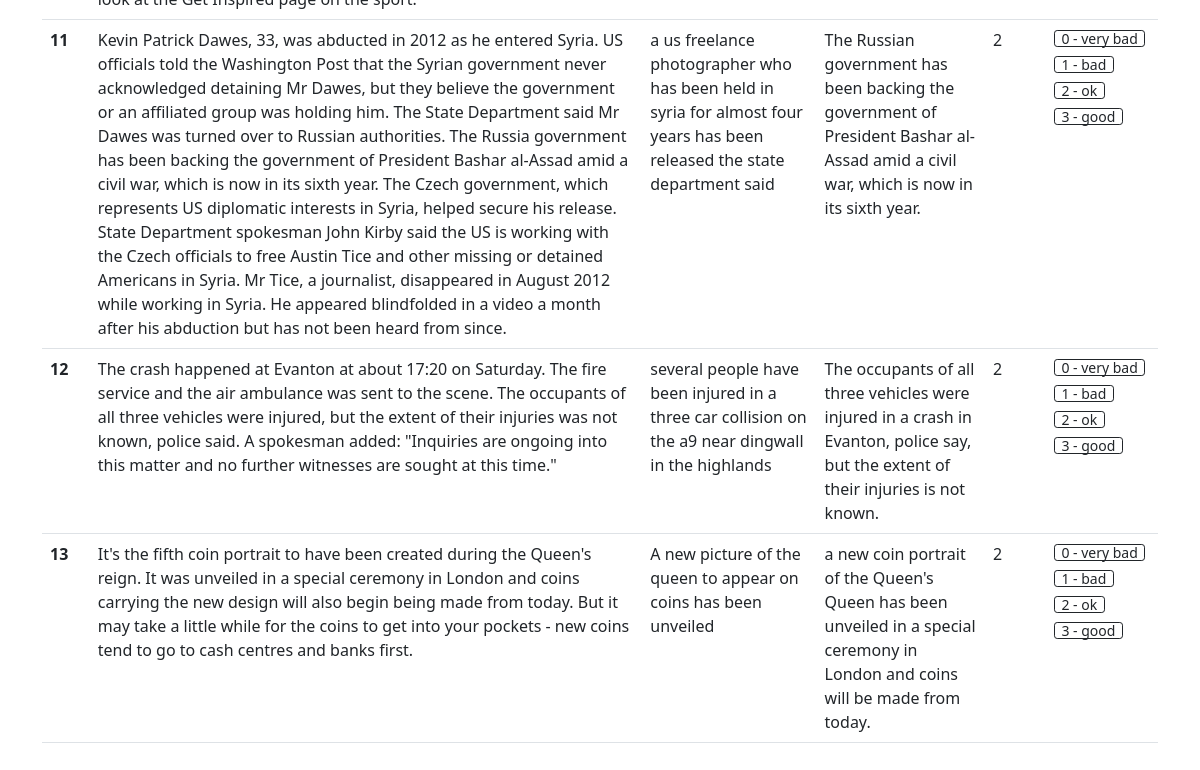
/evaluate (signed in, lower part), run on an earlier commit of the app's database.
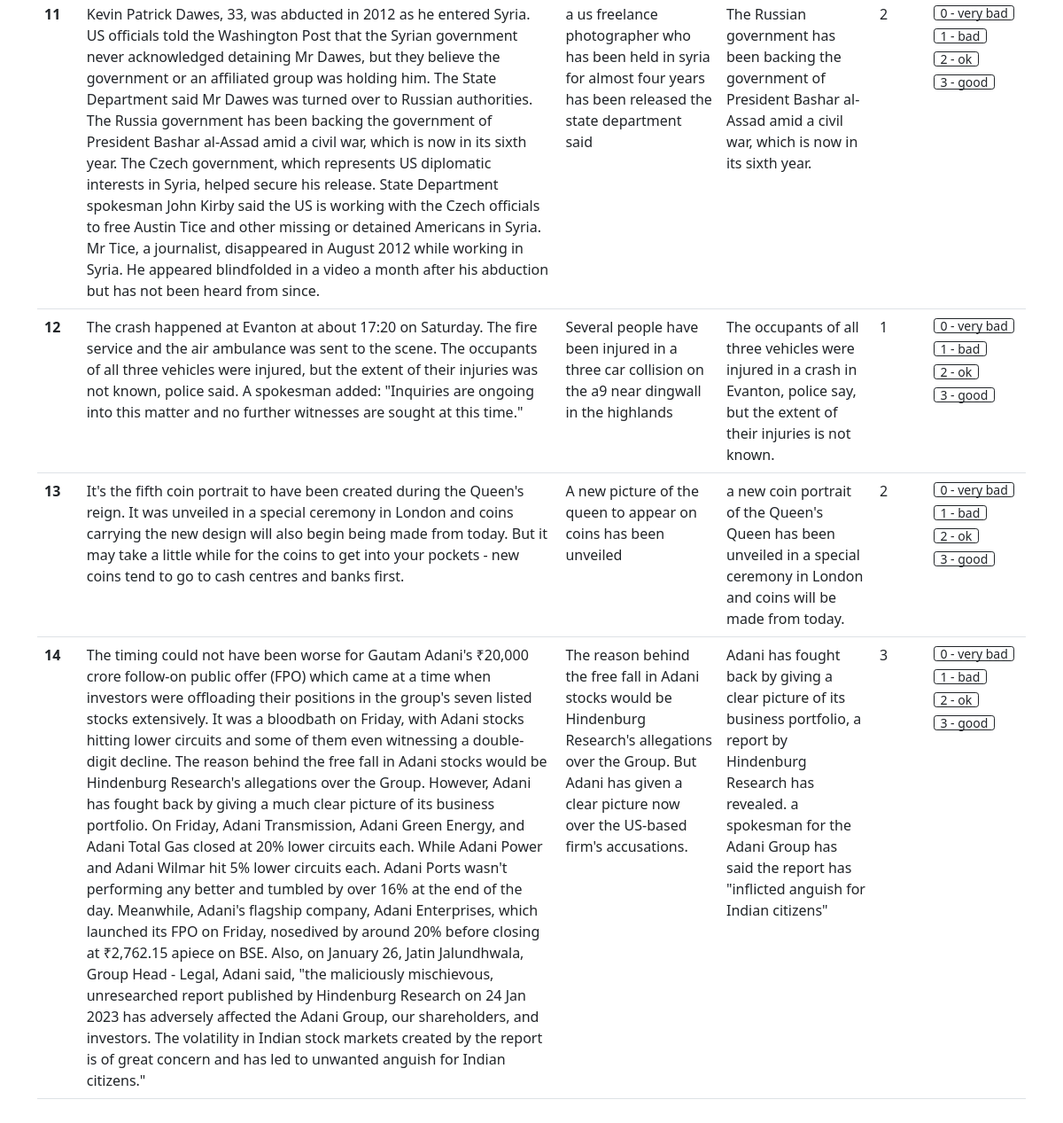
And on a later commit of the database.
### app.py (models this page shows, shortened)
class TextSum(db.Model):
    sno = db.Column(db.Integer, primary_key=True)
    text = db.Column(db.String(10000), nullable=False)
    predicted_summary = db.Column(db.String(1000), nullable=False)
    actual_summary = db.Column(db.String(1000), nullable=False)
    cos_sim_score = db.Column(db.Float, nullable=True)
    human_score = db.Column(db.Float, nullable=True)
    date_created = db.Column(db.DateTime, default=datetime.utcnow)

### app.py (the view)
@app.route('/evaluate', methods=['GET', 'POST'])
@login_required
def evaluate():
    allTextSum = TextSum.query.all()
    for textsum in allTextSum:
        score = Score.query.filter_by(textsum_sno=textsum.sno, user_id=current_user.id).first()
        textsum.human_score = None
        if score:
            textsum.human_score = int(score.score)
    return render_template('evaluate.html', allTextSum=allTextSum)

### app.py (called while the page is built)
@login_manager.user_loader
def load_user(user_id):
    return User.get(user_id)

    def get(id):
        return User.query.filter_by(id=id).first()

### templates/evaluate.html (shortened to what this page needs)
<!DOCTYPE html>
<html lang="en">
<head>
</head>
<body>
{% extends 'base2.html' %}
{% block body %}
    <div class="container">
        {% if allTextSum|length == 0%}
            <div class="alert alert-dark" role="alert">
                No record
            </div>
        {% else %}
            <table class="table">
                <tbody>
                    {% for textsum in allTextSum %}
                        <tr>
                            <th scope="row">{{loop.index}}</th>
                            <td>{{textsum.text}}</td>
                            <td>{{textsum.actual_summary}}</td>
                            <td>{{textsum.predicted_summary}}</td>
                            <td>{{textsum.human_score}}</td>
                            <td style="width: 7rem">
                                <a type="button" class="btn btn-outline-dark btn-xs mb-2" href="/evaluate/update_score/{{textsum.sno}}/0">0 - very bad</a>
                                <a type="button" class="btn btn-outline-dark btn-xs mb-2" href="/evaluate/update_score/{{textsum.sno}}/1">1 - bad</a> <br>
                                <a type="button" class="btn btn-outline-dark btn-xs mb-2" href="/evaluate/update_score/{{textsum.sno}}/2">2 - ok</a> <br>
                                <a type="button" class="btn btn-outline-dark btn-xs mb-2" href="/evaluate/update_score/{{textsum.sno}}/3">3 - good</a> <br>
                            </td>
                        </tr>
                    {% endfor %}
                </tbody>
            </table>
        {% endif %}
    </div>
{% endblock body %}

What changed in the data, as far as the page shows it:
changed TextSum: actual_summary "several people have been injured in a three car collision on the a9 near dingwall in the highlands" → "Several people have been injured in a three car collision on the a9 near dingwall in the highlands"; human_score "2" → "1"
added TextSum: text "The timing could not have been worse for Gautam Adani's ₹20,000 crore follow-on public offer (FPO) which came at a time when investors were offloading their positions in the group's seven listed stocks extensively. It was a bloodbath on Friday, with Adani stocks hitting lower circuits and some of them even witnessing a double-digit decline. The reason behind the free fall in Adani stocks would be Hindenburg Research's allegations over the Group. However, Adani has fought back by giving a much clear picture of its business portfolio. On Friday, Adani Transmission, Adani Green Energy, and Adani Total Gas closed at 20% lower circuits each. While Adani Power and Adani Wilmar hit 5% lower…", actual_summary "The reason behind the free fall in Adani stocks would be Hindenburg Research's allegations over the Group. But Adani has given a clear picture now over the US-based firm's accusations.", predicted_summary "Adani has fought back by giving a clear picture of its business portfolio, a report by Hindenburg Research has revealed. a spokesman for the Adani Group has said the report has \"inflicted anguish for Indian citizens\"", human_score "3"
